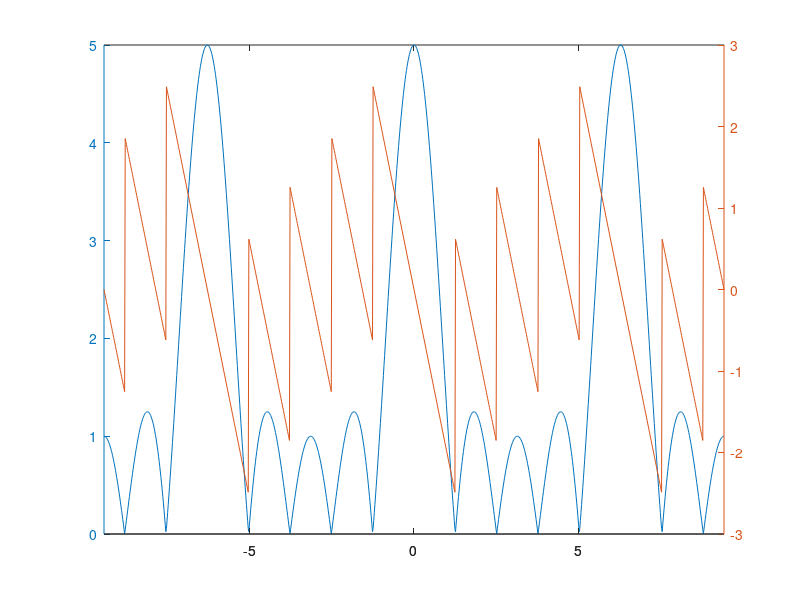
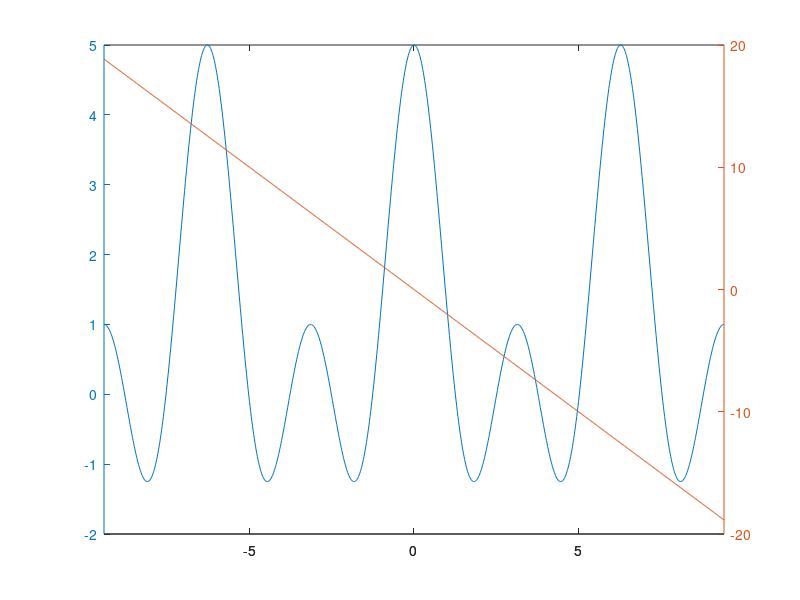

MATLAB code to generate these figures, in order:
close all;
clear all;
clc;

w = linspace(-3*pi, 3*pi, 1024);
L = 5;
X = exp(-1j*w*(L-1)/2).*(sin(w*L/2)./sin(w/2));
plotyy(w,abs(X),w,angle(X));

A = sin(w*L/2)./sin(w/2);
Psi = -w*(L-1)/2;
figure;
plotyy(w,A,w,Psi);